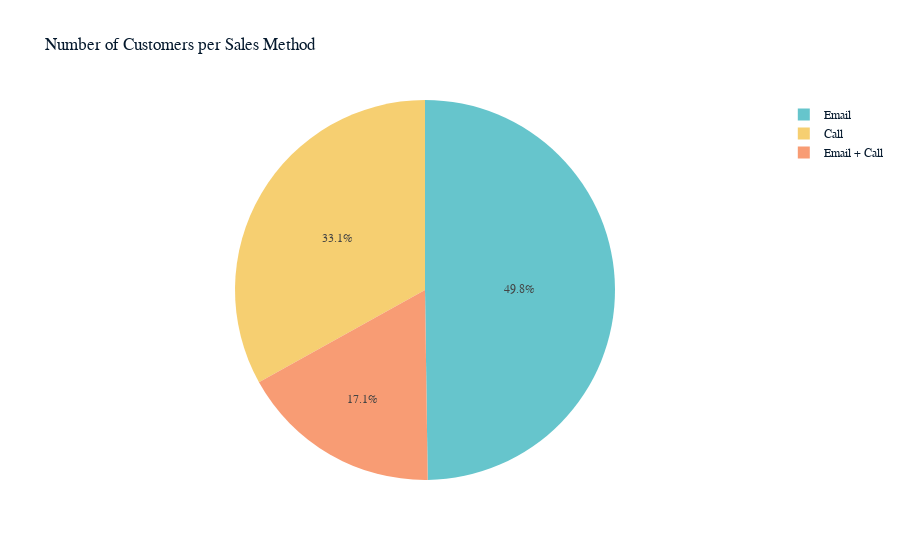

Notebook code cell kept with this figure:
### Markdown cell above
### How many customers were there for each approach (sales method)?

### Code cell
import plotly.express as px

customer_count_per_method = df.groupby('sales_method')['customer_id'].nunique().reset_index()
customer_count_per_method.columns = ['Sales Method', 'Number of Customers']

# Create the pie chart
fig = px.pie(customer_count_per_method,
             values='Number of Customers',
             names='Sales Method',
             title='Number of Customers per Sales Method',
             color_discrete_sequence=px.colors.qualitative.Pastel)
fig.show()

### Figure 1 — Plotly figure (JSON) as saved in the notebook; plotly's stock layout.template omitted (floating-point values rounded to 4 significant figures)
{"data": [{"domain": {"x": [0, 1], "y": [0, 1]}, "hovertemplate": "Sales Method=%{label}<br>Number of Customers=%{value}<extra></extra>", "labels": ["Call", "Email", "Email + Call"], "legendgroup": "", "name": "", "showlegend": true, "values": [4962, 7466, 2572], "type": "pie"}], "layout": {"legend": {"tracegroupgap": 0}, "title": {"text": "Number of Customers per Sales Method"}, "piecolorway": ["rgb(102, 197, 204)", "rgb(246, 207, 113)", "rgb(248, 156, 116)", "rgb(220, 176, 242)", "rgb(135, 197, 95)", "rgb(158, 185, 243)", "rgb(254, 136, 177)", "rgb(201, 219, 116)", "rgb(139, 224, 164)", "rgb(180, 151, 231)", "rgb(179, 179, 179)"]}}
